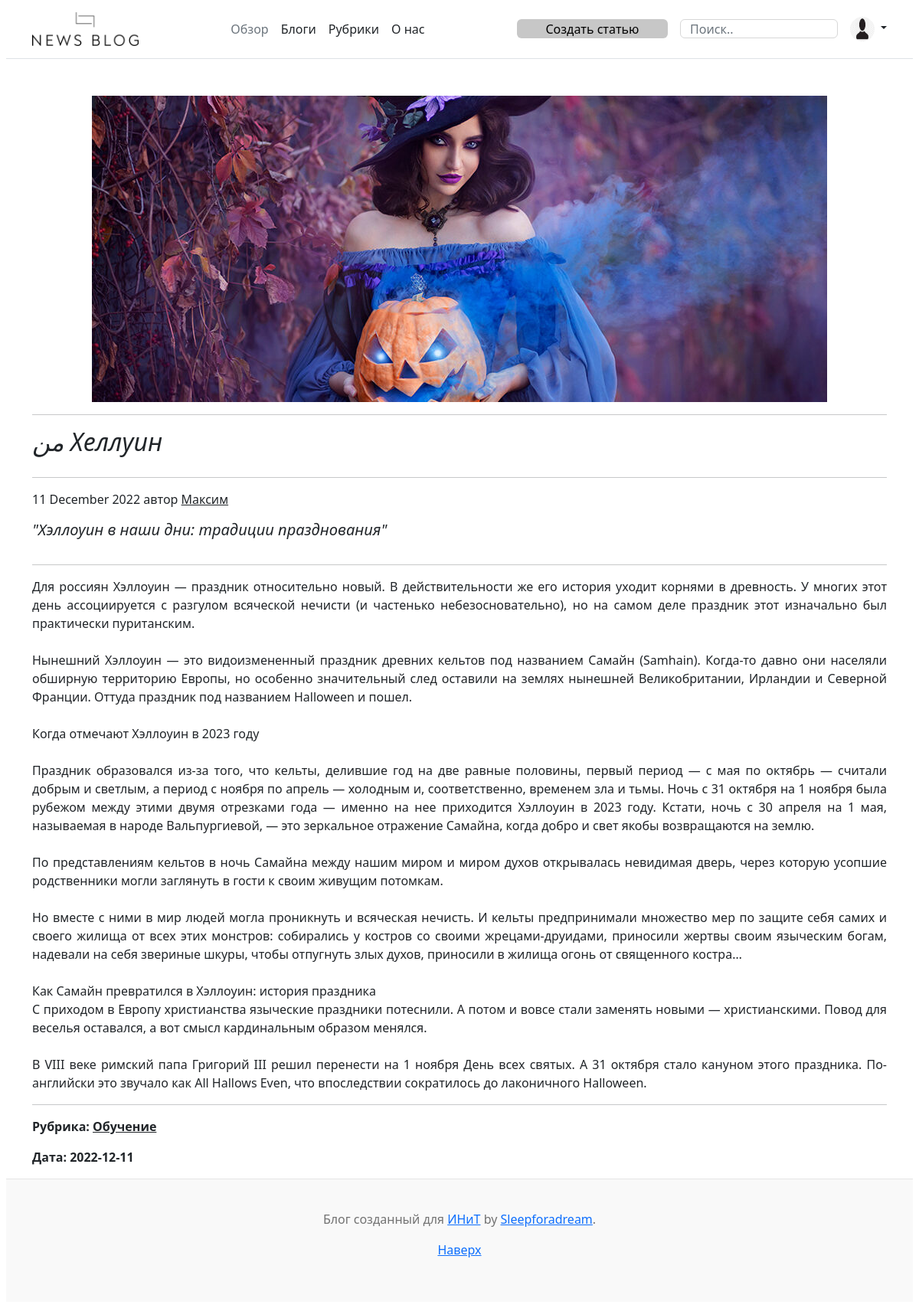
The page /posts/2 on the database its author committed.
### app.py (models this page shows, shortened)
class Article(db.Model):
    id = db.Column(db.Integer, primary_key=True)
    title = db.Column(db.String(300), nullable=False)
    intro = db.Column(db.String(100), nullable=False)
    text = db.Column(db.Text, nullable=False)
    heading = db.Column(db.String(100), nullable=False)
    date = db.Column(db.DateTime, default=datetime.utcnow)
    imgpath = db.Column(db.String(300), nullable=True)
    author = db.Column(db.String(300),  nullable=False)
    private = db.Column(db.String(100))

### app.py (the view)
@app.route('/posts/<int:id>')
def post_detail(id):
    article = Article.query.get(id)
    return render_template("post_detail.html", article=article)

### templates/post_detail.html (shortened to what this page needs)
{% extends 'base.html' %}
{% block body %}
<div class="container mt-5">
    <div class="blog-implementation">
        <p class="blog-img" role="img">
            <img class="blog-img-implement" src='/{{ article.imgpath }}'>
        </p>
        <hr>
        <h2><em>من {{ article.title }}</em></h2>
        <hr>
        <p class="blog-intro"> {{ article.date.strftime("%d %B %Y") }} автор <u>{{ article.author }}</u></p>
        <h5><em>"{{ article.intro}}"</em></h5>
        <hr>
        <p class="blog-text"> {{ article.text }}</p>
        <hr>
        <p class="blog-heading" ><b>Рубрика: <u>{{ article.heading }}</u></b> </p>
        <p><b>Дата: {{ article.date.date() }}</b></p>
    </div>
</div>
{% endblock %}

### rows shown on the page
Article: title "Хеллуин", date "11 December 2022", author "Максим", intro "Хэллоуин в наши дни: традиции празднования", text "Для россиян Хэллоуин — праздник относительно новый. В действительности же его история уходит корнями в древность. У многих этот день ассоциируется с разгулом всяческой нечисти (и частенько небезосновательно), но на самом деле праздник этот изначально был практически пуританским. Нынешний Хэллоуин — это видоизмененный праздник древних кельтов под названием Самайн (Samhain). Когда-то давно они населяли обширную территорию Европы, но особенно значительный след оставили на землях нынешней Великобритании, Ирландии и Северной Франции. Оттуда праздник под названием Halloween и пошел. Когда отмечают Хэллоуин в 2023 году Праздник образовался из-за того, что кельты, делившие год на две равные…", heading "Обучение", date "2022-12-11"
